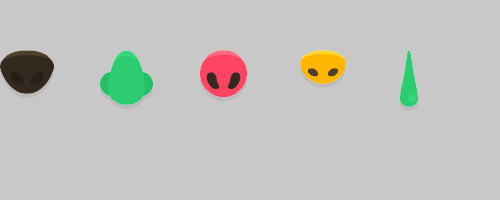

Generate this figure with Python:
from PIL import Image
import glob

bg = Image.new('RGBA', (500, 200), (200, 200, 200, 255))
x = 0
for f in sorted(glob.glob('frontend/public/assets/monster/nose*.png')) + sorted(glob.glob('frontend/public/assets/monster/snot*.png')):
    img = Image.open(f).convert('RGBA')
    bg.paste(img, (x, 50), img)
    x += 100

bg.save('test_noses.png')
